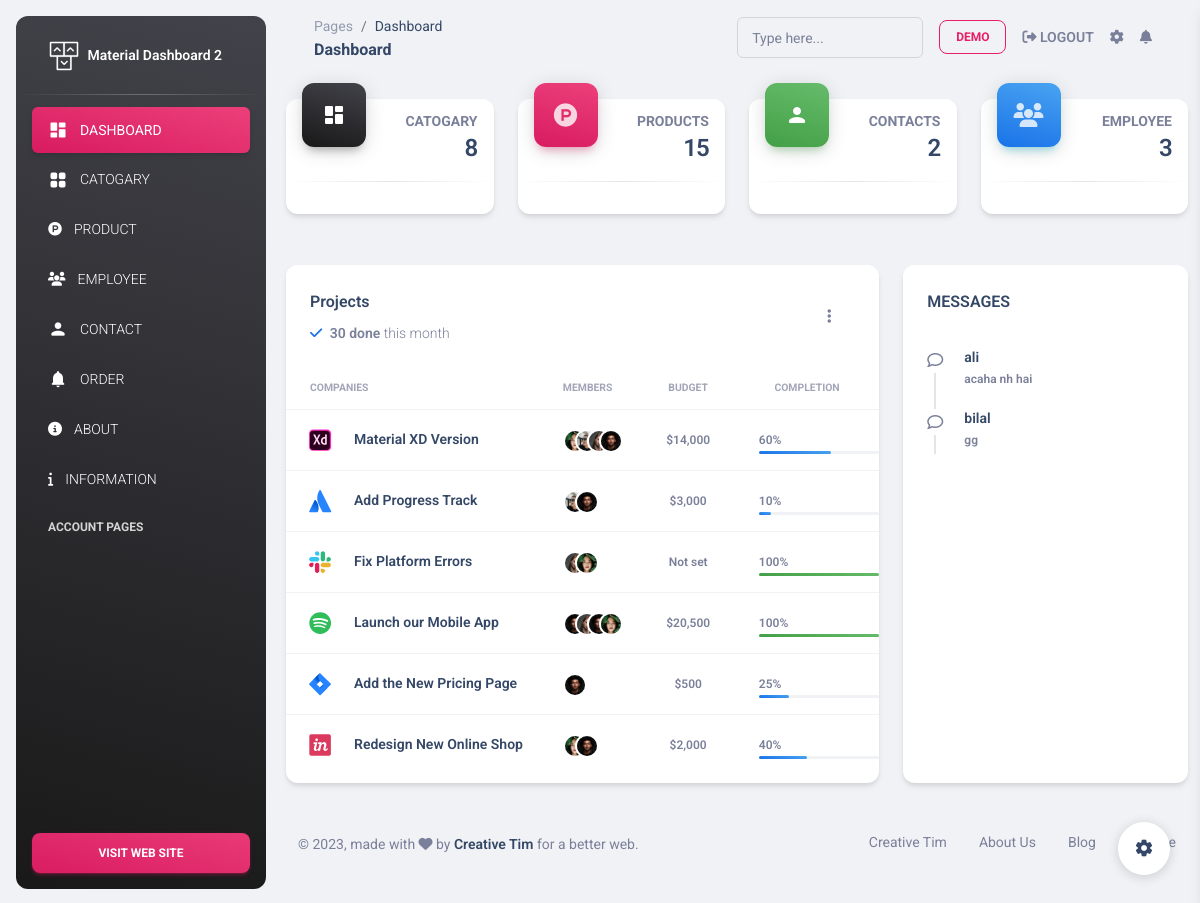
/admin/pages/dashboard.php (signed in), run on the app's committed database.
### tables this page shows
CREATE TABLE `tbl_commerce` (
  `id` int(11) NOT NULL,
  `name` varchar(50) NOT NULL,
  `email` varchar(50) NOT NULL,
  `subject` varchar(50) NOT NULL,
  `mssg` varchar(50) NOT NULL
);

### admin/pages/dashboard.php (the view, shortened to what the rows shown need)
<?php
  include_once 'header.php';
?>
    <div class="container-fluid py-4">
    <br><br>
      <div class="row mb-4">
        <div class="col-lg-8 col-md-6 mb-md-0 mb-4">
          <div class="card">
            <div class="card-body px-0 pb-2">
              <div class="table-responsive">
                <table class="table align-items-center mb-0">
                  <thead>
                    <tr>
                      <th class="text-uppercase text-secondary text-xxs font-weight-bolder opacity-7">Companies</th>
                      <th class="text-uppercase text-secondary text-xxs font-weight-bolder opacity-7 ps-2">Members</th>
                      <th class="text-center text-uppercase text-secondary text-xxs font-weight-bolder opacity-7">Budget</th>
                      <th class="text-center text-uppercase text-secondary text-xxs font-weight-bolder opacity-7">Completion</th>
                    </tr>
                  </thead>
                </table>
              </div>
            </div>
          </div>
        </div>
        <div class="col-lg-4 col-md-6">
          <div class="card h-100">
            <div class="card-body p-3">
              <div class="timeline timeline-one-side">
                <?php
                $fetch_cn = "SELECT * FROM `tbl_commerce`";
                $run_cn =mysqli_query($conn,$fetch_cn);
                $check_cn = mysqli_num_rows($run_cn);
                if($check_cn > 0){
                  while($a = mysqli_fetch_array($run_cn)){ ?>
                    <div class="timeline-block mb-3">
                    <span class="timeline-step">
                    <i class="fa fa-comment-o" aria-hidden="true"></i>
                    </span>
                    <div class="timeline-content">
                      <h6 class="text-dark text-sm font-weight-bold mb-0"><?php echo $a[1]?></h6>
                      <p class="text-secondary font-weight-bold text-xs mt-1 mb-0"><?php echo $a[4]?></p>
                    </div>
                  </div>
          <?php        }
                } else{
                  echo "";
                }
                ?>
              </div>
            </div>
          </div>
        </div>
      </div>
     <?php
     include_once 'footer.php';
     ?>

### data on the page
tbl_commerce: name "ali", mssg "acaha nh hai"
tbl_commerce: name "bilal", mssg "gg"

### other printed values
$_SESSION["username"] "DEMO"
$count_ct "8"
$count_pro "15"
$count_con "2"
$count_emp "3"
